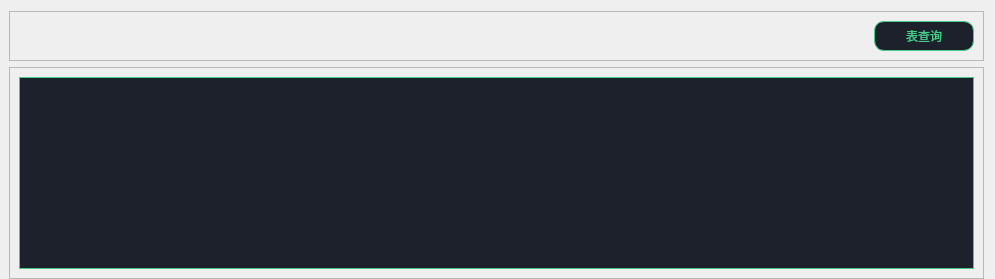
         <widget class="QWidget" name="dbTablePage">
          <layout class="QVBoxLayout" name="verticalLayout_19">
           <property name="leftMargin">
            <number>9</number>
           </property>
           <property name="bottomMargin">
            <number>0</number>
           </property>
           <item>
            <widget class="QFrame" name="frame_15">
             <property name="sizePolicy">
              <sizepolicy hsizetype="Preferred" vsizetype="Maximum">
               <horstretch>0</horstretch>
               <verstretch>0</verstretch>
              </sizepolicy>
             </property>
             <property name="maximumSize">
              <size>
               <width>16777215</width>
               <height>50</height>
              </size>
             </property>
             <property name="frameShape">
              <enum>QFrame::StyledPanel</enum>
             </property>
             <property name="frameShadow">
              <enum>QFrame::Raised</enum>
             </property>
             <layout class="QHBoxLayout" name="horizontalLayout_15">
              <item>
               <spacer name="horizontalSpacer_14">
                <property name="orientation">
                 <enum>Qt::Horizontal</enum>
                </property>
                <property name="sizeHint" stdset="0">
                 <size>
                  <width>855</width>
                  <height>20</height>
                 </size>
                </property>
               </spacer>
              </item>
              <item>
               <widget class="QPushButton" name="dbTableBtn">
                <property name="minimumSize">
                 <size>
                  <width>100</width>
                  <height>30</height>
                 </size>
                </property>
                <property name="maximumSize">
                 <size>
                  <width>100</width>
                  <height>30</height>
                 </size>
                </property>
                <property name="styleSheet">
                 <string notr="true">QPushButton {
    background-color: rgba(28, 33, 44, 255);
    color: #44cc88;
    border: 1px solid #44cc88;
    border-radius: 10px;
    padding: 5px 10px;
}

QPushButton:hover {
    background-color: rgba(40, 45, 56, 255);
}

QPushButton:pressed {
    background-color: rgba(20, 25, 36, 255);
}</string>
                </property>
                <property name="text">
                 <string>表查询</string>
                </property>
                <property name="icon">
                 <iconset>
                  <normalon>:/icons/assets/search.svg</normalon>
                 </iconset>
                </property>
               </widget>
              </item>
             </layout>
            </widget>
           </item>
           <item>
            <widget class="QFrame" name="frame_16">
             <property name="frameShape">
              <enum>QFrame::StyledPanel</enum>
             </property>
             <property name="frameShadow">
              <enum>QFrame::Raised</enum>
             </property>
             <layout class="QHBoxLayout" name="horizontalLayout_16">
              <item>
               <widget class="QTableWidget" name="dbTableTw">
                <property name="styleSheet">
                 <string notr="true">QTableWidget {
        background-color: rgba(28, 33, 44, 255);
        color: #44cc88;
        gridline-color: #44cc88;
        border: 1px solid #44cc88;
    }
    
    QTableWidget::item {
        border: none;
        padding: 5px;
    }
    
    QTableWidget::item:selected {
        background-color: #44cc88;
        color: rgba(28, 33, 44, 255);
    }
    
    QHeaderView::section {
        background-color: rgba(28, 33, 44, 255);
        color: #44cc88;
        border: 1px solid #44cc88;
        padding: 5px;
    }
    
    QTableCornerButton::section {
        background-color: rgba(28, 33, 44, 255);
        border: 1px solid #44cc88;
    }</string>
                </property>
               </widget>
              </item>
             </layout>
            </widget>
           </item>
          </layout>
         </widget>
